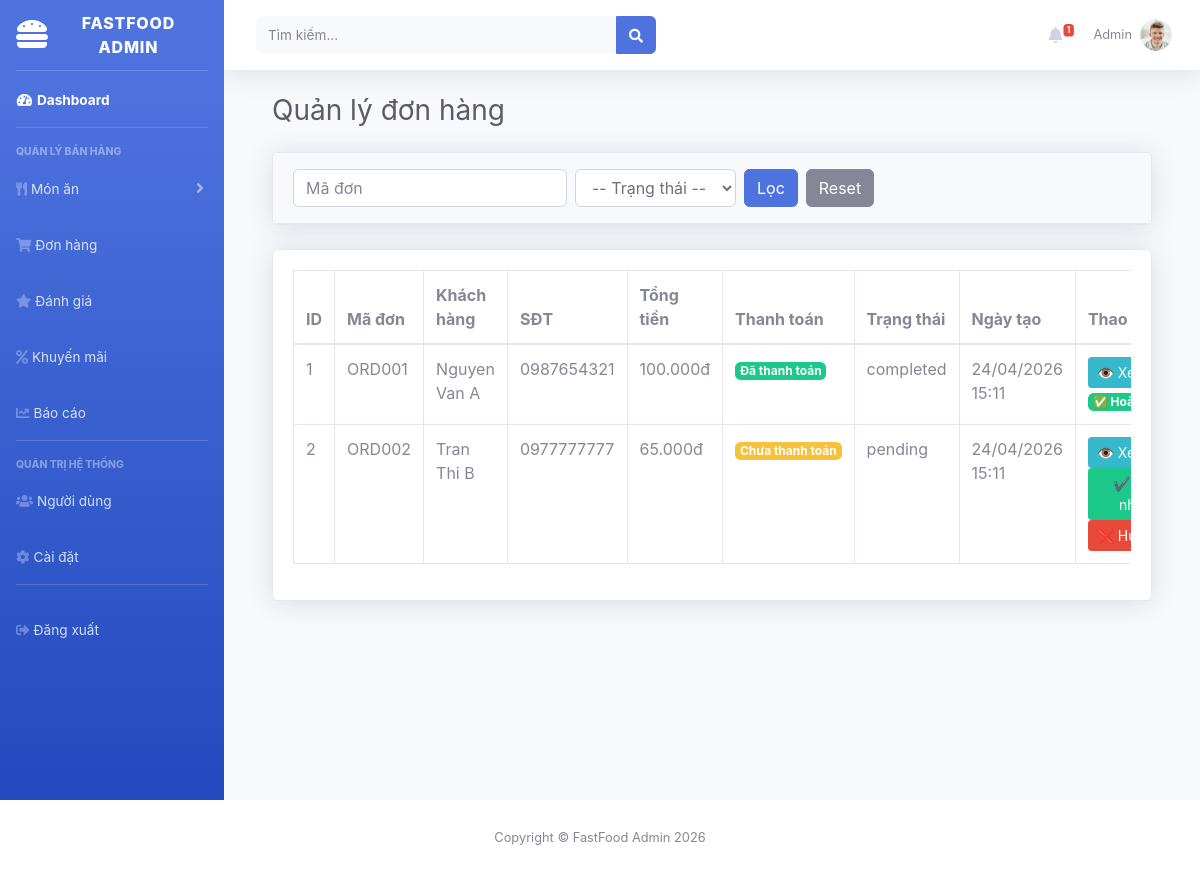
The app's page /admin.php?url=orders (signed in) with its own data.
### tables this page shows
CREATE TABLE orders (
    id BIGINT UNSIGNED AUTO_INCREMENT PRIMARY KEY,
    order_code VARCHAR(50) UNIQUE,
    customer_id BIGINT UNSIGNED,
    user_id BIGINT UNSIGNED,
    order_type ENUM('delivery','pickup','dine_in'),
    payment_method ENUM('cash','momo','vnpay','card'),
    total_amount DECIMAL(12,2),
    discount_amount DECIMAL(12,2),
    shipping_fee DECIMAL(12,2),
    final_amount DECIMAL(12,2),
    status ENUM('pending','confirmed','preparing','delivering','completed','cancelled') DEFAULT 'pending',
    delivery_address TEXT,
    note TEXT,
    shipping_address_id INT,
    receiver_name VARCHAR(255),
    receiver_phone VARCHAR(20),
    payment_status ENUM('pending','paid','failed','refunded') DEFAULT 'pending',
    delivery_status ENUM('pending','shipping','delivered','failed') DEFAULT 'pending',
    confirmed_at TIMESTAMP NULL,
    shipped_at TIMESTAMP NULL,
    completed_at TIMESTAMP NULL,
    cancelled_at TIMESTAMP NULL,
    created_at TIMESTAMP NULL,
    updated_at TIMESTAMP NULL,
    FOREIGN KEY (customer_id) REFERENCES customers(id),
    FOREIGN KEY (user_id) REFERENCES users(id),
    FOREIGN KEY (shipping_address_id) REFERENCES shipping_addresses(id)
);

CREATE TABLE customers (
    id BIGINT UNSIGNED AUTO_INCREMENT PRIMARY KEY,
    user_id BIGINT UNSIGNED UNIQUE,
    full_name VARCHAR(100),
    phone VARCHAR(20),
    email VARCHAR(100),
    address TEXT,
    gender ENUM('male','female','other'),
    birthday DATE,
    created_at TIMESTAMP NULL,
    updated_at TIMESTAMP NULL,
    FOREIGN KEY (user_id) REFERENCES users(id)
);

CREATE TABLE payments (
    id BIGINT UNSIGNED AUTO_INCREMENT PRIMARY KEY,
    order_id BIGINT UNSIGNED UNIQUE,
    payment_method ENUM('cash','momo','vnpay','card'),
    amount DECIMAL(12,2),
    payment_status ENUM('pending','paid','failed','refunded'),
    transaction_code VARCHAR(100),
    paid_at TIMESTAMP NULL,
    created_at TIMESTAMP NULL,
    updated_at TIMESTAMP NULL,
    FOREIGN KEY (order_id) REFERENCES orders(id)
);

### public/admin.php (called while the page is built, shortened)
<?php
require_once __DIR__ . '/../app/controllers/Admin/OrderController.php';
$url = $_GET['url'] ?? 'dashboard';
$layout = __DIR__ . '/../resources/views/layouts/admin.php';
switch ($url) {
    case 'orders':
    $page = $_GET['page'] ?? 1;
    $filters = [
        'search' => $_GET['search'] ?? '',
        'status' => $_GET['status'] ?? ''
    ];
    $result = getOrders($page, 10, $filters);
    $orders = $result['data'];
    $search = $filters['search'];
    break;
}
include $layout;

### app/controllers/Admin/OrderController.php (called while the page is built, shortened)
<?php
function getOrders($page = 1, $limit = 10, $filters = []) {
    $conn = getDB();
    $offset = ($page - 1) * $limit;
    $where = "WHERE 1=1";
    $params = [];
    $stmt = $conn->prepare("SELECT COUNT(*) FROM orders $where");
    $stmt->execute($params);
    $total = $stmt->fetchColumn();
    $sql = "SELECT o.*, c.full_name, c.phone, p.payment_status
            FROM orders o
            LEFT JOIN customers c ON o.customer_id = c.id
            LEFT JOIN payments p ON o.id = p.order_id
            $where
            ORDER BY o.id ASC
            LIMIT $limit OFFSET $offset";
    $stmt = $conn->prepare($sql);
    $stmt->execute($params);
    return [
        'data' => $stmt->fetchAll(),
        'total' => $total,
        'totalPages' => ceil($total / $limit)
    ];
}
    ?>

### resources/views/pages/admin/orders.php (the view, shortened to what this page needs)
<div id="content-wrapper" class="d-flex flex-column">
    <div id="content">
        <div class="container-fluid">
            <h1 class="h3 mb-4 text-gray-800">Quản lý đơn hàng</h1>
            <div class="card shadow mb-4">
                <div class="card-header py-3">
                    <form method="GET" class="form-inline">
                        <input type="text" name="search" class="form-control mr-2" placeholder="Mã đơn" value="<?= htmlspecialchars($search) ?>">
                        <select name="status" class="form-control mr-2">
                            <option value="">-- Trạng thái --</option>
                        </select>
                        <button type="submit" class="btn btn-primary">Lọc</button>
                        <a href="admin.php?url=orders" class="btn btn-secondary ml-2">Reset</a>
                    </form>
                </div>
            </div>
            <div class="card shadow mb-4">
                <div class="card-body">
                    <div class="table-responsive">
                        <table class="table table-bordered">
                            <thead>
                                <tr>
                                    <th>ID</th>
                                    <th>Mã đơn</th>
                                    <th>Khách hàng</th>
                                    <th>SĐT</th>
                                    <th>Tổng tiền</th>
                                    <th>Thanh toán</th>
                                    <th>Trạng thái</th>
                                    <th>Ngày tạo</th>
                                    <th>Thao tác</th>
                                </tr>
                            </thead>
                            <tbody>
                                <?php if (empty($orders)): ?>
                                    <tr><td colspan="9" class="text-center">Không có đơn hàng</td></tr>
                                <?php else: ?>
                                    <?php foreach ($orders as $o): ?>
                                        <tr>
                                            <td><?= $o['id'] ?></td>
                                            <td><?= htmlspecialchars($o['order_code']) ?></td>
                                            <td><?= htmlspecialchars($o['full_name'] ?? 'Khách lẻ') ?></td>
                                            <td><?= htmlspecialchars($o['phone'] ?? '') ?></td>
                                            <td><?= number_format($o['final_amount'] ?? 0, 0, ',', '.') ?>đ</td>
                                            <td>
                                                <?php
                                                $payBadge = match($o['payment_status'] ?? 'pending') {
                                                    'paid' => 'success',
                                                    'pending' => 'warning',
                                                    'failed' => 'danger',
                                                    'refunded' => 'secondary',
                                                    default => 'secondary'
                                                };
                                                $payText = match($o['payment_status'] ?? 'pending') {
                                                    'paid' => 'Đã thanh toán',
                                                    'pending' => 'Chưa thanh toán',
                                                    'failed' => 'Thất bại',
                                                    'refunded' => 'Hoàn tiền',
                                                    default => 'Khác'
                                                };
                                                ?>
                                                <span class="badge badge-<?= $payBadge ?>"><?= $payText ?></span>
                                            </td>
                                            <td>
                                                <?php
                                                $statusLabels = [
                                                    'pending' => '<span class="badge badge-warning">⏳ Chờ xác nhận</span>',
                                                    'confirmed' => '<span class="badge badge-primary">✔️ Đã xác nhận</span>',
                                                    'preparing' => '<span class="badge badge-info">🔪 Đang chuẩn bị</span>',
                                                    'ready_for_delivery' => '<span class="badge badge-primary">📦 Sẵn sàng giao</span>',
                                                    'delivering' => '<span class="badge badge-dark">🚚 Đang giao hàng</span>',
                                                    'completed' => '<span class="badge badge-success">✅ Hoàn thành</span>',
                                                    'cancelled' => '<span class="badge badge-danger">❌ Đã hủy</span>',
                                                ];
                                                echo $statusLabels[$o['status']] ?? $o['status'];
                                                ?>
                                            </td>
                                            <td><?= date('d/m/Y H:i', strtotime($o['created_at'] ?? 'now')) ?></td>
                                            <td>
                                                <button class="btn btn-sm btn-info btn-view-detail"
                                                    data-id="<?= $o['id'] ?>">
                                                    👁 Xem
                                                </button>
                                                <?php if ($o['status'] == 'pending'): ?>
                                                    <button class="btn btn-sm btn-success btn-update-status"
                                                        data-order-id="<?= $o['id'] ?>"
                                                        data-new-status="confirmed">
                                                        ✔️ Xác nhận
                                                    </button>
                                                    <button class="btn btn-sm btn-danger btn-cancel-order"
                                                        data-order-id="<?= $o['id'] ?>">
                                                        ❌ Hủy
                                                    </button>
                                                <?php elseif ($o['status'] == 'ready_for_delivery'): ?>
                                                    <span class="badge badge-primary">
                                                        📦 Chờ shipper nhận đơn
                                                    </span>
                                                <?php elseif ($o['status'] == 'delivering'): ?>
                                                    <span class="badge badge-dark">🚚 Đang giao - Shipper xử lý</span>
                                                <?php elseif ($o['status'] == 'completed'): ?>
                                                    <span class="badge badge-success">✅ Hoàn thành</span>
                                                <?php elseif ($o['status'] == 'cancelled'): ?>
                                                    <span class="badge badge-danger">❌ Đã hủy</span>
                                                <?php endif; ?>
                                            </td>
                                        </tr>
                                    <?php endforeach; ?>
                                <?php endif; ?>
                            </tbody>
                        </table>
                    </div>
                </div>
            </div>
        </div>
    </div>
</div>

### records on screen
orders: id "1", order_code "ORD001", customer.full_name "Nguyen Van A", customer.phone "0987654321", final_amount "100.000", payments.payment_status "Đã thanh toán", status "completed", created_at "24/04/2026 15:11"
orders: id "2", order_code "ORD002", customer.full_name "Tran Thi B", customer.phone "0977777777", final_amount "65.000", payments.payment_status "Chưa thanh toán", status "pending", created_at "24/04/2026 15:11"

### other values on screen
$totalNotifications "1"
$currentUser['name'] "Admin"
